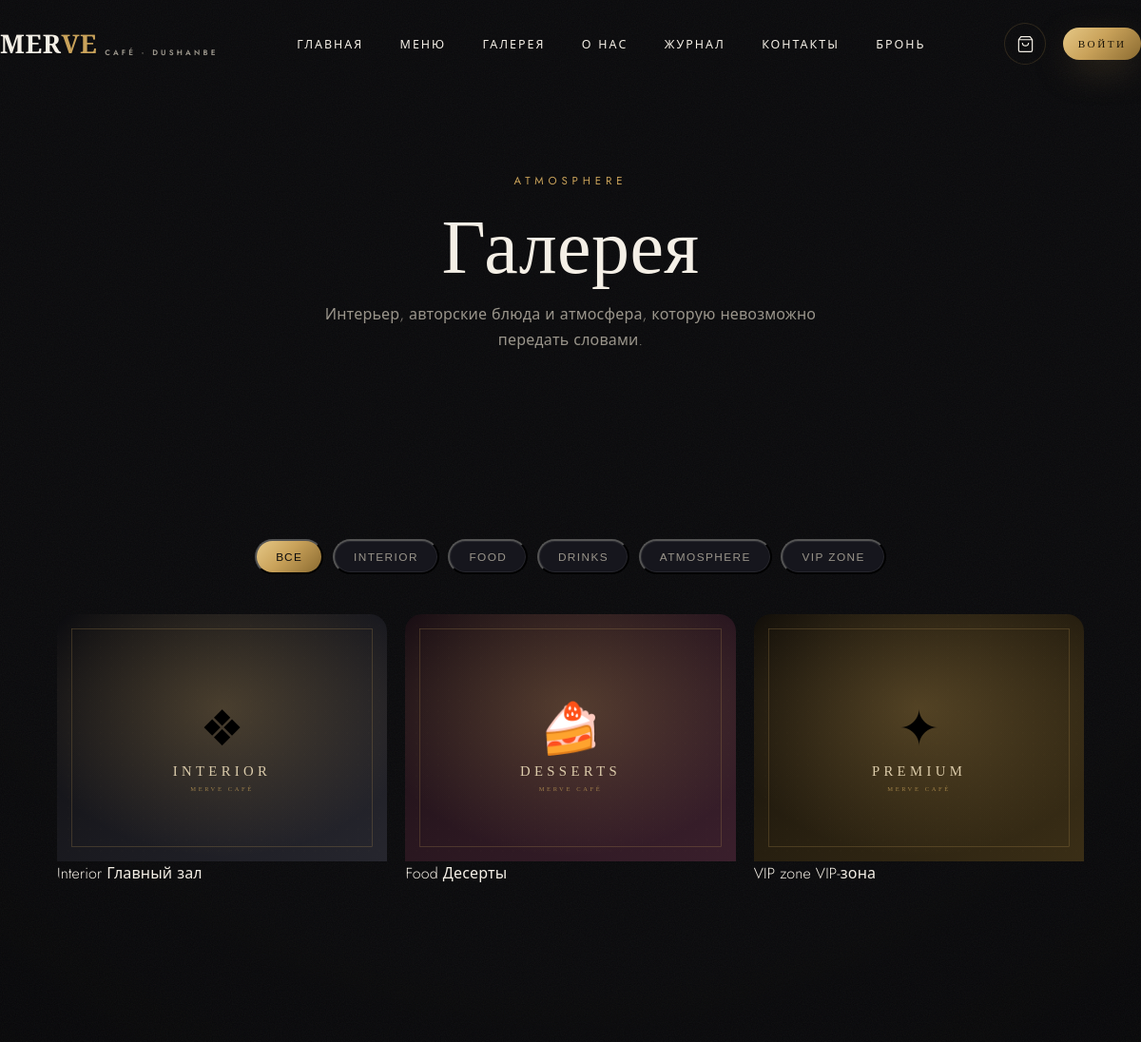
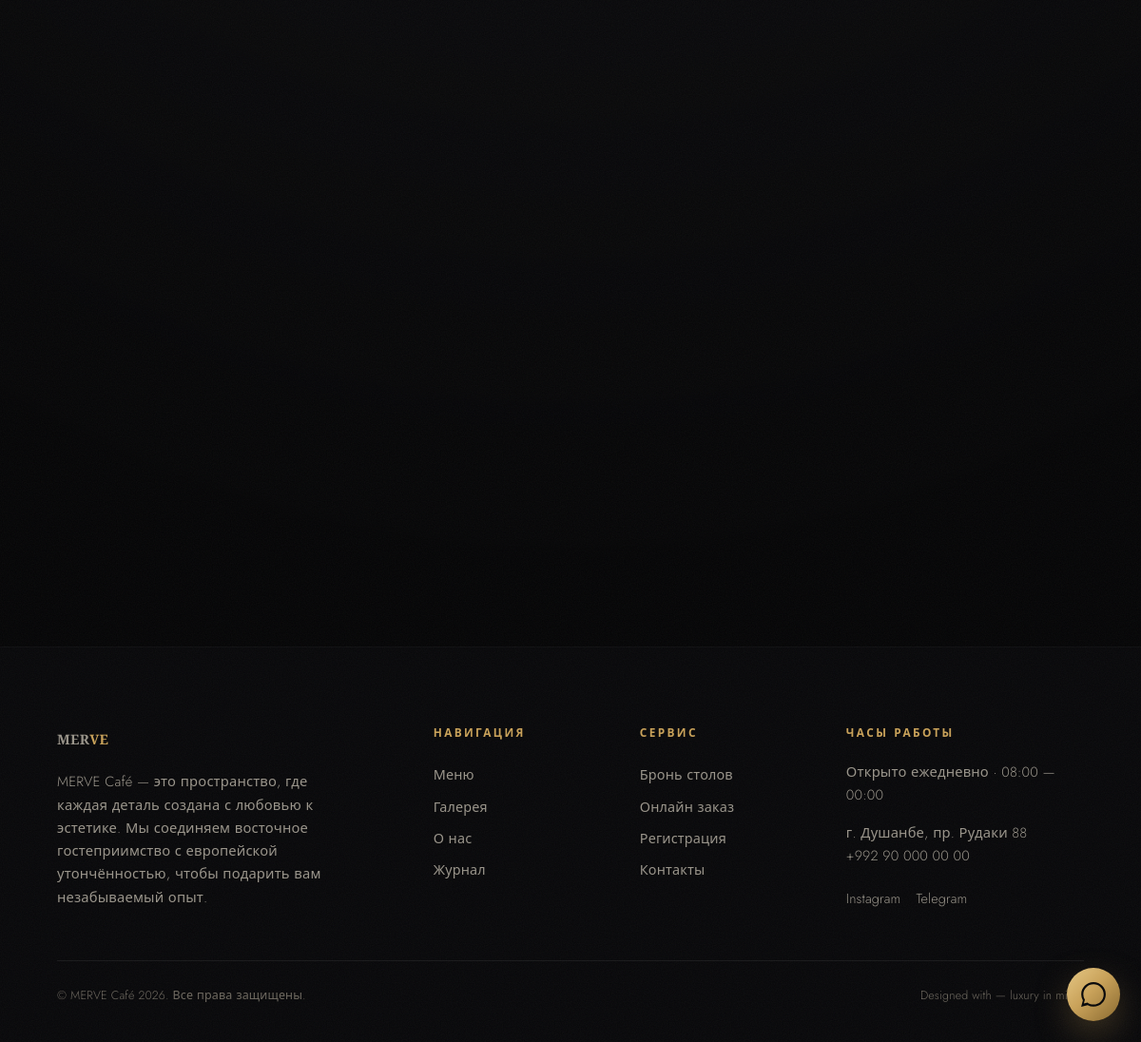
The page /gallery on the database its author committed (2 pictures, top to bottom).
### app/models.py (models this page shows)
class Gallery(db.Model):
    __tablename__ = "gallery"
    id = db.Column(db.Integer, primary_key=True)
    title = db.Column(db.String(120), default="")
    section = db.Column(db.String(40), default="Interior")  # Interior|Food|Drinks|Atmosphere|VIP zone
    image = db.Column(db.String(255), nullable=False)
    sort_order = db.Column(db.Integer, default=0)
    @property
    def image_url(self):
        if self.image.startswith("http"):
            return self.image
        if "/" in self.image:
            return self.image
        return "img/" + self.image

class SiteContent(db.Model):
    __tablename__ = "site_content"
    id = db.Column(db.Integer, primary_key=True)
    key = db.Column(db.String(80), unique=True, nullable=False, index=True)
    value = db.Column(db.Text, default="")
    @staticmethod
    def get(key, default=""):
        row = SiteContent.query.filter_by(key=key).first()
        return row.value if row else default

### app/blueprints/main.py (the view)
@main_bp.route("/gallery")
def gallery():
    sections = ["Interior", "Food", "Drinks", "Atmosphere", "VIP zone"]
    images = Gallery.query.order_by(Gallery.sort_order).all()
    return render_template("gallery.html", images=images, sections=sections)

### app/templates/gallery.html (shortened to what this page needs)
{% extends "base.html" %}
{% block content %}
<header class="page-hero">
  <div class="container">
    <span class="eyebrow reveal">Atmosphere</span>
    <h1 class="page-title reveal">Галерея</h1>
    <p class="page-sub reveal">Интерьер, авторские блюда и атмосфера, которую невозможно передать словами.</p>
  </div>
</header>
<section class="section gallery-section">
  <div class="container">
    <div class="gal-filters reveal">
      <button class="chip active" data-section="all">Все</button>
      {% for s in sections %}
      <button class="chip" data-section="{{ s }}">{{ s }}</button>
      {% endfor %}
    </div>
    <div class="gal-grid">
      {% for img in images %}
      <figure class="gal-item reveal" data-section="{{ img.section }}" data-full="{{ url_for('static', filename=img.image_url) }}">
        <img src="{{ url_for('static', filename=img.image_url) }}" alt="{{ img.title or img.section }}" loading="lazy">
        <figcaption>
          <span class="gal-section">{{ img.section }}</span>
          {% if img.title %}<span class="gal-title">{{ img.title }}</span>{% endif %}
        </figcaption>
      </figure>
      {% else %}
      <p class="muted">Галерея скоро пополнится.</p>
      {% endfor %}
    </div>
  </div>
</section>
{% endblock %}

### app/templates/base.html (shortened to what this page needs)
<!DOCTYPE html>
<html lang="ru">
<head>
  <link href="https://cdn.jsdelivr.net/npm/swiper@11/swiper-bundle.min.css" rel="stylesheet">
  <link rel="stylesheet" href="{{ url_for('static', filename='css/luxury.css') }}">
</head>
<body>
  {% include 'partials/nav.html' %}
  <main>{% block content %}{% endblock %}</main>
  {% include 'partials/footer.html' %}
  <a class="wa-float magnetic" href="https://wa.me/992900000000" target="_blank" rel="noopener" aria-label="WhatsApp">
  </a>
</body>
</html>

### app/templates/partials/nav.html (shortened to what this page needs)
<header class="site-header">
  <nav class="nav container">
    <a class="brand" href="{{ url_for('main.index') }}">
      <span>MER<b>VE</b></span><small>Café · Dushanbe</small>
    </a>
    <ul class="nav-links">
      <li><a href="{{ url_for('main.index') }}">Главная</a></li>
      <li><a href="{{ url_for('menu.menu') }}">Меню</a></li>
      <li><a href="{{ url_for('main.gallery') }}">Галерея</a></li>
      <li><a href="{{ url_for('main.about') }}">О нас</a></li>
      <li><a href="{{ url_for('main.blog') }}">Журнал</a></li>
      <li><a href="{{ url_for('main.contact') }}">Контакты</a></li>
      <li><a href="{{ url_for('booking.booking') }}" class="gold-text">Бронь</a></li>
    </ul>
    <div class="nav-actions">
      <a class="cart-btn magnetic" href="{{ url_for('orders.checkout') }}" aria-label="Корзина">
        <svg width="19" height="19" viewBox="0 0 24 24" fill="none" stroke="currentColor" stroke-width="1.5"><path d="M6 2L3 6v14a2 2 0 002 2h14a2 2 0 002-2V6l-3-4z"/><path d="M3 6h18M16 10a4 4 0 01-8 0"/></svg>
      </a>
      {% if current_user.is_authenticated %}
        {% if current_user.is_admin %}
          <a class="btn btn-ghost btn-sm" href="{{ url_for('admin.dashboard') }}">Admin</a>
        {% else %}
          <a class="btn btn-ghost btn-sm" href="{{ url_for('account.dashboard') }}">Кабинет</a>
        {% endif %}
      {% else %}
        <a class="btn btn-gold btn-sm magnetic" href="{{ url_for('auth.login') }}">Войти</a>
      {% endif %}
    </div>
  </nav>
</header>

### app/templates/partials/footer.html
<footer class="footer">
  <div class="container">
    <div class="footer-grid">
      <div>
        <a class="brand" href="{{ url_for('main.index') }}"><span>MER<b>VE</b></span></a>
        <p class="lead">{{ site.get('about_text', 'Luxury кафе и ресторан в самом сердце Душанбе. Где вкус, атмосфера и эстетика встречаются.') }}</p>
      </div>
      <div>
        <h5>Навигация</h5>
        <a href="{{ url_for('menu.menu') }}">Меню</a>
        <a href="{{ url_for('main.gallery') }}">Галерея</a>
        <a href="{{ url_for('main.about') }}">О нас</a>
        <a href="{{ url_for('main.blog') }}">Журнал</a>
      </div>
      <div>
        <h5>Сервис</h5>
        <a href="{{ url_for('booking.booking') }}">Бронь столов</a>
        <a href="{{ url_for('menu.menu') }}">Онлайн заказ</a>
        <a href="{{ url_for('auth.register') }}">Регистрация</a>
        <a href="{{ url_for('main.contact') }}">Контакты</a>
      </div>
      <div>
        <h5>Часы работы</h5>
        <p class="lead">{{ site.get('banner_text', 'Открыто ежедневно · 08:00 — 00:00') }}</p>
        <p class="lead">г. Душанбе, пр. Рудаки 88<br>+992 90 000 00 00</p>
        <div style="display:flex;gap:1rem;margin-top:1rem">
          <a href="https://instagram.com" target="_blank" rel="noopener">Instagram</a>
          <a href="https://t.me" target="_blank" rel="noopener">Telegram</a>
        </div>
      </div>
    </div>
    <div class="footer-bottom">
      <span>© {{ BRAND }} {{ 2026 }}. Все права защищены.</span>
      <span>Designed with — luxury in mind.</span>
    </div>
  </div>
</footer>

### rows shown on the page
Gallery: image (placeholder picture), section "Interior", title "Главный зал"
Gallery: image (placeholder picture), section "Food", title "Десерты"
Gallery: image (placeholder picture), section "VIP zone", title "VIP-зона"
SiteContent: get "MERVE Café — это пространство, где каждая деталь создана с любовью к эстетике. Мы соединяем восточное гостеприимство с европейской утончённостью, чтобы подарить вам незабываемый опыт."
SiteContent: get "Открыто ежедневно · 08:00 — 00:00"

### other values the page prints
{{ s }} "INTERIOR" "FOOD" "DRINKS" "ATMOSPHERE" "VIP ZONE"
{{ BRAND }} "MERVE Café"
{{ 2026 }} "2026"
